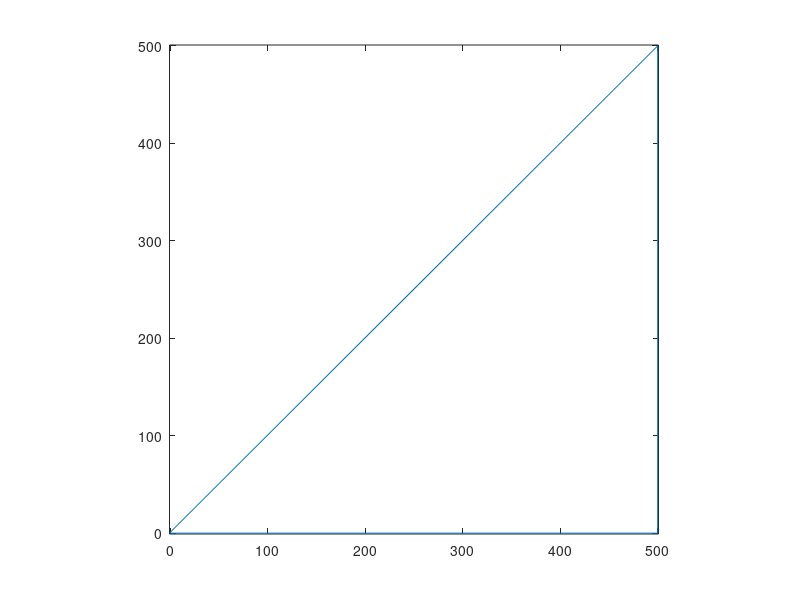

This figure's MATLAB source: (Note: this script raises an error after producing the figure.)
% Written by Aniket Ravan
% Generates Koch's snowflake starting with any arbitrary configuration of
% points 
% Last modified : 4/26/2016
clear all
scale = 500;
init = [0, i, scale*(1 + 1i), scale*1, 0];   % initial configuration of points. To be written in cyclic
% order for a closed figure
len = length(init);
% Limits of axes for plotting later
arg = abs(init(2) - init(1))*0.86;
lowX = min(real(init)) - arg;
highX = max(real(init)) + arg;
lowY = min(imag(init)) - arg;
highY = max(imag(init)) + arg;
for i = 1:10
    i
    if (i == 1)
        plot(real(init), imag(init));
        axis([min(lowX,lowY) max(highX,highY) min(lowX,lowY) max(highX,highY)]);
        axis('equal');
        pause(2);
    end
    clear kochtemp
    % kochtemp is a matrix where each row is the collection of five points 
    % of the next iteration given two points of the current iteration
    for j = 1: len - 1
        kochtemp(j,:) = koch([init(j), init(j + 1)]); 
    end
    if len > 2
        temp = kochtemp(2:size(kochtemp,1),2:5)'; % to open the matrix for 
        % concatenation in the next step
        temp = temp(:)';        % to open the matrix
        iter{i} = [kochtemp(1,:), temp]; % all sets of co-ordinates in the 
        %'i'th iteration
    else
        iter{i} = kochtemp;   % if len <= 2
    end
    len = length(iter{i});    
    init = iter{i};
    plot(real(iter{i}),imag(iter{i})); % plots at every iteration
    axis([min(lowX,lowY) max(highX,highY) min(lowX,lowY) max(highX,highY)]);
    axis('equal');
    pause(2); % pauses for 2 seconds
end
% Converting the last iteration to a 2-D image matrix
a = iter{9};
a = a + (abs(sign(min(real(a)))) - sign(min(real(a))))/2*abs(min(real(a))) + (abs(sign(min(imag(a)))) - sign(min(imag(a))))/2*1i*abs(min(imag(a))) + 1 + 1i; % Fitting plot in the first quadrant
im = zeros(round(2*max(imag(a))),round(2*max(real(a))));
for j = 1:length(a)
im(round(real(a(j))),round(imag(a(j)))) = 1;
end
imshow(imfill(im,'holes'));
hausDim(im)